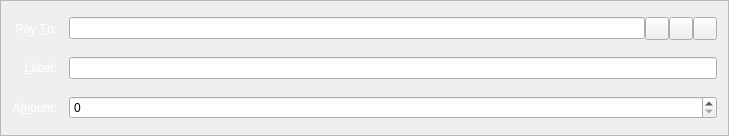
<?xml version="1.0" encoding="UTF-8"?>
<ui version="4.0">
 <class>SendCoinsEntry</class>
 <widget class="QFrame" name="SendCoinsEntry">
  <property name="geometry">
   <rect>
    <x>0</x>
    <y>0</y>
    <width>729</width>
    <height>136</height>
   </rect>
  </property>
  <property name="windowTitle">
   <string>Form</string>
  </property>
  <property name="styleSheet">
   <string notr="true">background-image: url(:/images/gr);</string>
  </property>
  <property name="frameShape">
   <enum>QFrame::StyledPanel</enum>
  </property>
  <property name="frameShadow">
   <enum>QFrame::Sunken</enum>
  </property>
  <layout class="QGridLayout" name="gridLayout">
   <property name="spacing">
    <number>12</number>
   </property>
   <item row="5" column="0">
    <widget class="QLabel" name="label">
     <property name="styleSheet">
      <string notr="true">color:rgb(255,255,255);</string>
     </property>
     <property name="text">
      <string>A&amp;mount:</string>
     </property>
     <property name="alignment">
      <set>Qt::AlignRight|Qt::AlignTrailing|Qt::AlignVCenter</set>
     </property>
     <property name="buddy">
      <cstring>payAmount</cstring>
     </property>
    </widget>
   </item>
   <item row="3" column="0">
    <widget class="QLabel" name="label_2">
     <property name="styleSheet">
      <string notr="true">color:rgb(255,255,255);</string>
     </property>
     <property name="text">
      <string>Pay &amp;To:</string>
     </property>
     <property name="alignment">
      <set>Qt::AlignRight|Qt::AlignTrailing|Qt::AlignVCenter</set>
     </property>
     <property name="buddy">
      <cstring>payTo</cstring>
     </property>
    </widget>
   </item>
   <item row="5" column="1">
    <widget class="BitcoinAmountField" name="payAmount"/>
   </item>
   <item row="4" column="1">
    <layout class="QHBoxLayout" name="horizontalLayout_2">
     <property name="spacing">
      <number>0</number>
     </property>
     <item>
      <widget class="QValidatedLineEdit" name="addAsLabel">
       <property name="enabled">
        <bool>true</bool>
       </property>
       <property name="toolTip">
        <string>Enter a label for this address to add it to your address book</string>
       </property>
      </widget>
     </item>
    </layout>
   </item>
   <item row="4" column="0">
    <widget class="QLabel" name="label_4">
     <property name="styleSheet">
      <string notr="true">color:rgb(255,255,255);</string>
     </property>
     <property name="text">
      <string>&amp;Label:</string>
     </property>
     <property name="alignment">
      <set>Qt::AlignRight|Qt::AlignTrailing|Qt::AlignVCenter</set>
     </property>
     <property name="buddy">
      <cstring>addAsLabel</cstring>
     </property>
    </widget>
   </item>
   <item row="3" column="1">
    <layout class="QHBoxLayout" name="payToLayout">
     <property name="spacing">
      <number>0</number>
     </property>
     <item>
      <widget class="QValidatedLineEdit" name="payTo">
       <property name="toolTip">
        <string>The address to send the payment to  (e.g. 8dpZqgY4r2RoEdqYk3QsAqFckyf9pRHN6i)</string>
       </property>
       <property name="maxLength">
        <number>34</number>
       </property>
      </widget>
     </item>
     <item>
      <widget class="QToolButton" name="addressBookButton">
       <property name="toolTip">
        <string>Choose address from address book</string>
       </property>
       <property name="text">
        <string/>
       </property>
       <property name="icon">
        <iconset resource="../bitcoin.qrc">
         <normaloff>:/icons/address-book</normaloff>:/icons/address-book</iconset>
       </property>
       <property name="shortcut">
        <string>Alt+A</string>
       </property>
      </widget>
     </item>
     <item>
      <widget class="QToolButton" name="pasteButton">
       <property name="toolTip">
        <string>Paste address from clipboard</string>
       </property>
       <property name="text">
        <string/>
       </property>
       <property name="icon">
        <iconset resource="../bitcoin.qrc">
         <normaloff>:/icons/editpaste</normaloff>:/icons/editpaste</iconset>
       </property>
       <property name="shortcut">
        <string>Alt+P</string>
       </property>
      </widget>
     </item>
     <item>
      <widget class="QToolButton" name="deleteButton">
       <property name="toolTip">
        <string>Remove this recipient</string>
       </property>
       <property name="text">
        <string/>
       </property>
       <property name="icon">
        <iconset resource="../bitcoin.qrc">
         <normaloff>:/icons/remove</normaloff>:/icons/remove</iconset>
       </property>
      </widget>
     </item>
    </layout>
   </item>
  </layout>
 </widget>
 <customwidgets>
  <customwidget>
   <class>BitcoinAmountField</class>
   <extends>QSpinBox</extends>
   <header>bitcoinamountfield.h</header>
   <container>1</container>
  </customwidget>
  <customwidget>
   <class>QValidatedLineEdit</class>
   <extends>QLineEdit</extends>
   <header>qvalidatedlineedit.h</header>
  </customwidget>
 </customwidgets>
 <resources>
  <include location="../bitcoin.qrc"/>
 </resources>
 <connections/>
</ui>
